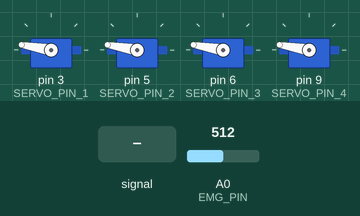
The sketch below on a simulated Arduino Uno, built with avr-gcc and run on an emulated ATmega328P. On the bench: 4 × servo. Inputs (shaded band) come from the test bench; at power-on: A0 (EMG_PIN) = 512. What the sketch prints to the serial monitor is not drawn.

Above: at 1.2 s.
1.3 s: A0 (EMG_PIN) fed a 200 Hz sine of ±460 counts around its level
At 1.49 s:
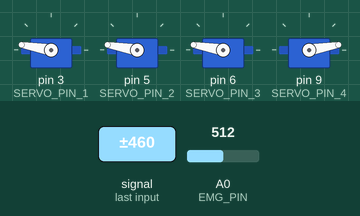
4.3 s: A0 (EMG_PIN) set to 716
At 4.6 s:
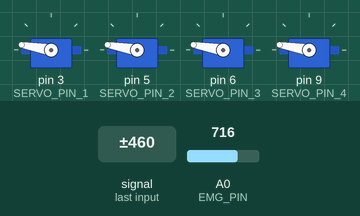
5.8 s: A0 (EMG_PIN) set to 264
7.3 s: A0 (EMG_PIN) set to 240
At 8.5 s:
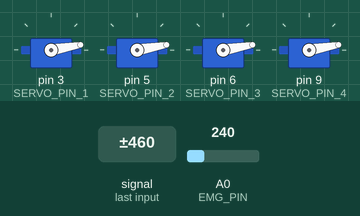
8.8 s: A0 (EMG_PIN) set to 260
At 9.7 s:
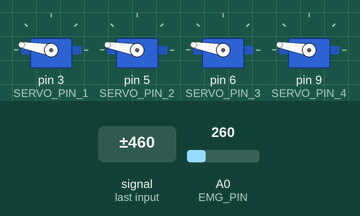
Timing chart, 0 to 11.3 s (numbered marks = the images above; inputs shaded):
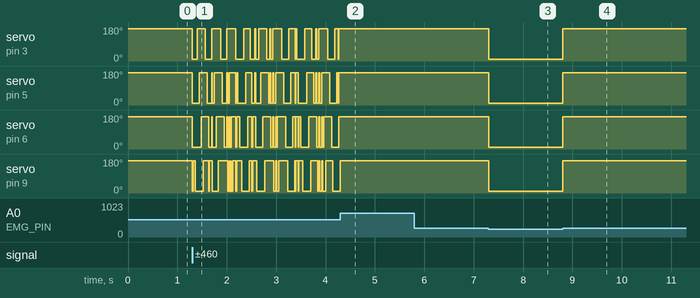

Measured:
- the behaviour switches between 251 and 250 on A0 (EMG_PIN) (found by bisection; images 2 and 3)
- after the input at 1.3 s, servo on pin 3 (SERVO_PIN_1): 170° → 10° at once, → 170° 0.10 s later, → 10° 0.16 s later, → 170° 0.13 s later, … (30 changes in this stretch)
- after the input at 4.3 s, servo on pin 3 (SERVO_PIN_1), servo on pin 5 (SERVO_PIN_2), servo on pin 6 (SERVO_PIN_3): stops changing and stays 170°; servo on pin 9 (SERVO_PIN_4): goes on until 4.3 s, then stays 170°
- after the input at 7.3 s, servo on pin 3 (SERVO_PIN_1), servo on pin 5 (SERVO_PIN_2), servo on pin 6 (SERVO_PIN_3), servo on pin 9 (SERVO_PIN_4): 170° → 10° at once
- after the input at 8.8 s, servo on pin 3 (SERVO_PIN_1), servo on pin 5 (SERVO_PIN_2), servo on pin 6 (SERVO_PIN_3), servo on pin 9 (SERVO_PIN_4): 10° → 170° at once

The sketch:

MyoElectric_Arm.ino
```cpp
/*
The Following code is meant to be used in the Arduino IDE. This code has been simplified using the Servo library,
though individual controls of servo motors is still possible. Consider this file a template. Feel free to modify this
code as you see fit, making the arm do whatever you'd like it to do with its fingers. You can even implement more servos
to allow greater wrist mobility.

 Just have fun with it, hope my comments are adequate when it comes to explaining what's going on.
*/


#include <Servo.h>

//Threshold for servo motor control with muscle sensor.
//You can set a threshold according to the maximum and minimum values of the muscle sensor.
#define THRESHOLD 250

//Pin number where the sensor is connected. (Analog 0)
// The sensor should be attached to a muscle group, or else it will either sense nothing or the highest possible value
#define EMG_PIN 0

//Pin number where the servo motor is connected. (Digital PWM 3,5,6,9)
#define SERVO_PIN_1 3
#define SERVO_PIN_2 5
#define SERVO_PIN_3 6
#define SERVO_PIN_4 9

//Define Servo motor
Servo SERVO_1;
Servo SERVO_2;
Servo SERVO_3;
Servo SERVO_4;

/*
I was short a Servo motor at the time, and decided to bound both the pinkie and ring finger together, as not only are they
easier to pair with my current wiring configuration, but also biological human hands (the meaty kind) also have their
pinkie and ring finger nerves and muscles intertwined, hence why you can't move either finger independently. Feel free to add a
proper pinkie/ring finger control servo if you have some. If you're still a servo short, I advise linking the index and middle too.
*/


/*-------------------------------- void setup ------------------------------------------------*/

void setup(){

  // This Serial.begin statement is purely to observe the EMG measurements on the serial monitor/plotter on the Arduino IDE
  // BAUDRATE set to 115200, remember it to set monitor serial properly.
  // Used this Baud Rate and "NL&CR" option to visualize the values correctly.
  Serial.begin(115200);

  //Set servo motor to digital pins, each servo corresponding to a single finger or a pair of them
  SERVO_1.attach(SERVO_PIN_1);
  SERVO_2.attach(SERVO_PIN_2);
  SERVO_3.attach(SERVO_PIN_3);
  SERVO_4.attach(SERVO_PIN_4);

}

/*--------------------------------  void loop  ------------------------------------------------*/

void loop(){

  //The "value" variable reads the value from the analog pin to which the sensor is connected.
  int value = analogRead(EMG_PIN);

  //If the sensor value is GREATER than the THRESHOLD, the servo motor will turn to 170 degrees.
  if(value > THRESHOLD){
    SERVO_1.write(170);
    SERVO_2.write(170);
    SERVO_3.write(170);
    SERVO_4.write(170);
  }

  //If the sensor is LESS than the THRESHOLD, the servo motor will turn to 10 degrees.
  else{
    SERVO_1.write(10);
    SERVO_2.write(10);
    SERVO_3.write(10);
    SERVO_4.write(10);
  }

  //You can use serial monitor to set THRESHOLD properly, comparing the values shown when you open and close your hand.
  // The stronger you flex your muscles, the higher the value
  Serial.println(value);
}
```
